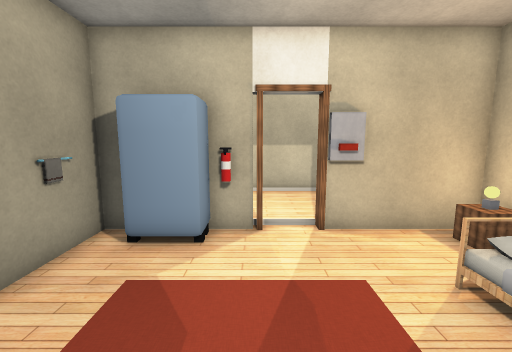
view 1 (above)

21 first-person views from a walk through a scene from a Unity 3-D project. The camera is 1.4 m above the floor, tilts 8° down and sees 90° across. The floor is counted in squares, 0.5 m on a side. Each view is taken from the middle of a square. On the plan, view 1 faces up. The plan holds only what a view shows up to about 19 squares ahead; the rest is blank. The player character is not drawn. Door leaves are left out, so doorways stand open. Some surface patterns are stand-ins.

view 2
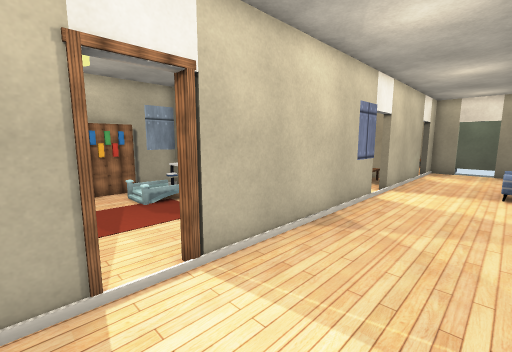

view 3
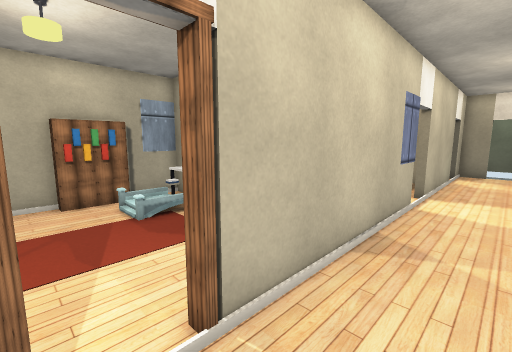

view 4
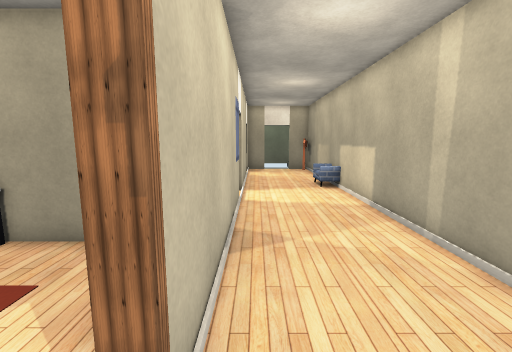

view 5
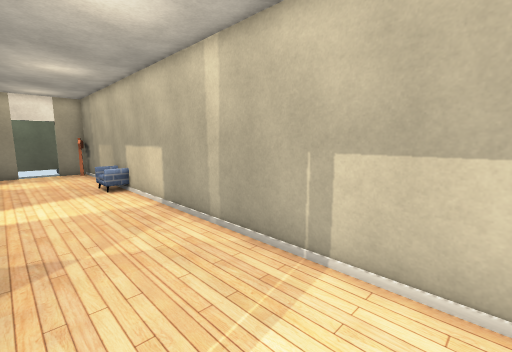

view 6
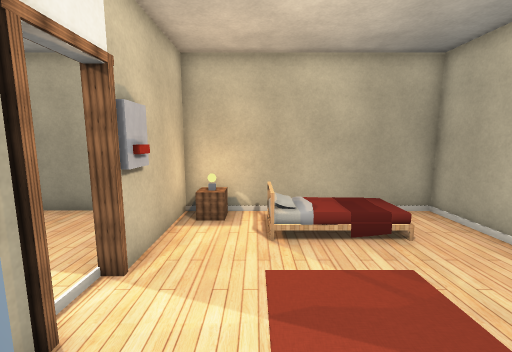

view 7
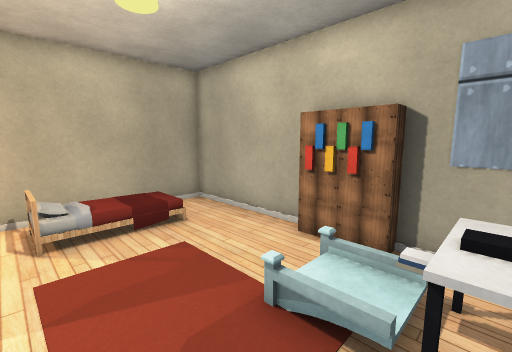

view 8
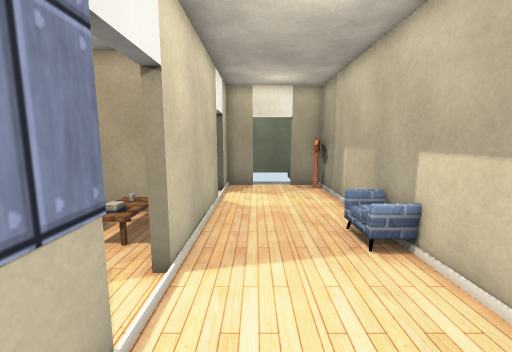

view 9
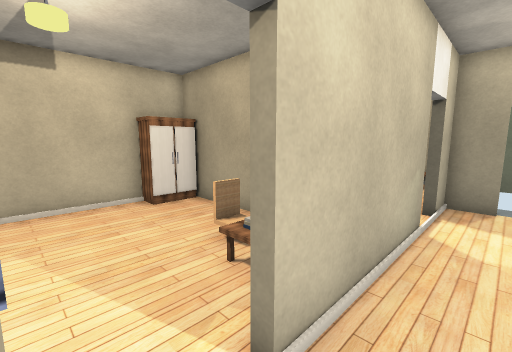

view 10
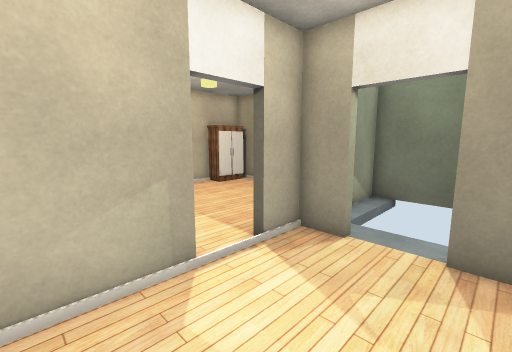

view 11
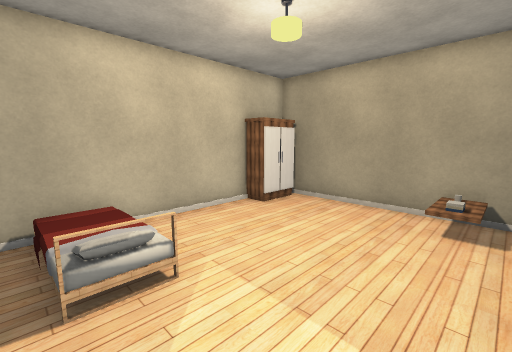

view 12
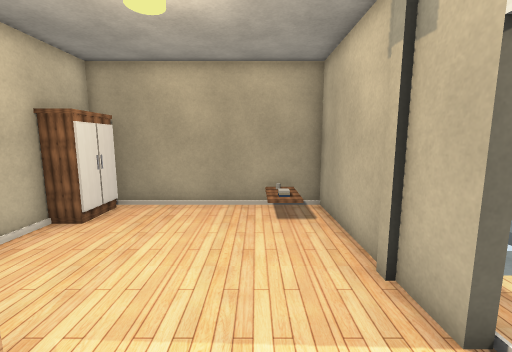

view 13
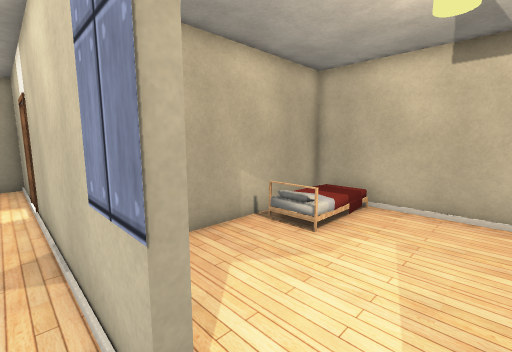

view 14
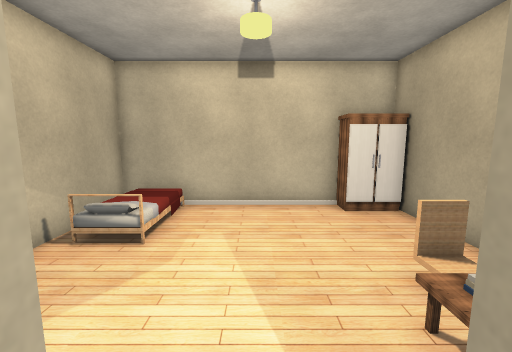

view 15
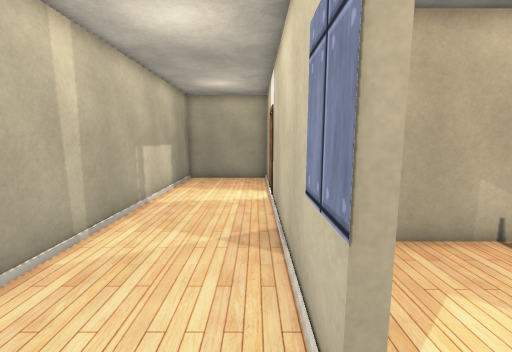

view 16
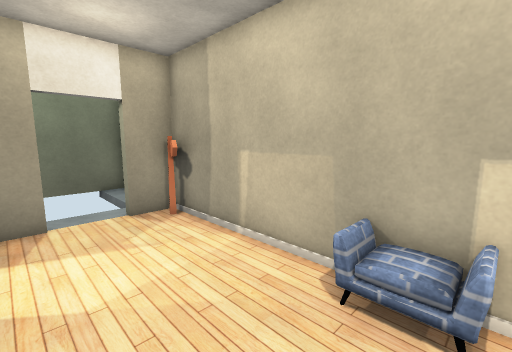

view 17
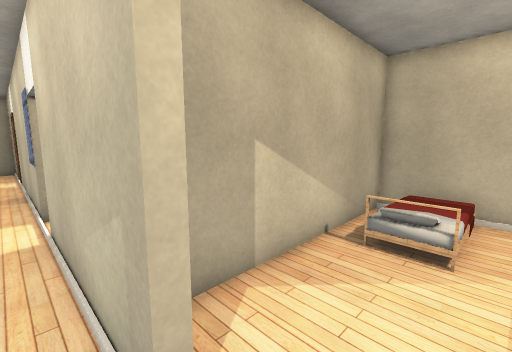

view 18
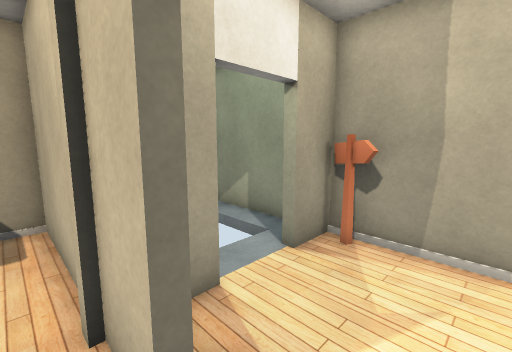

view 19
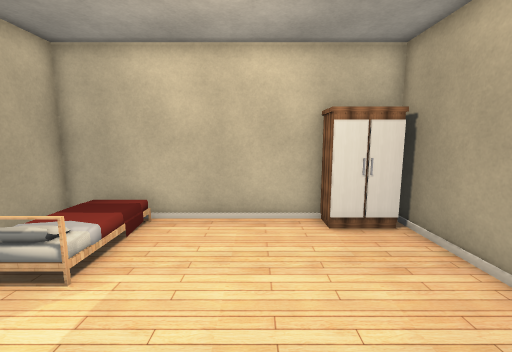

view 20
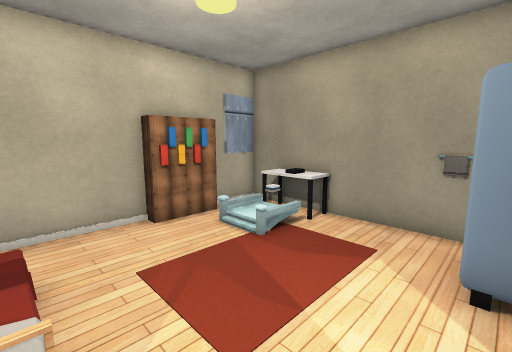

view 21
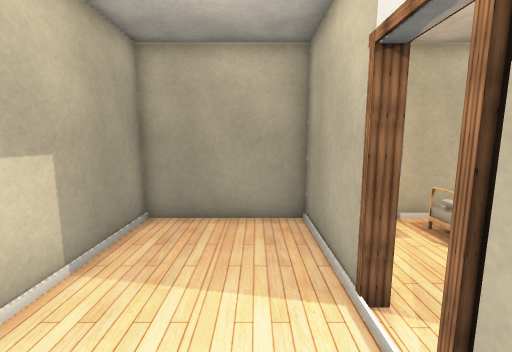

### Floor plan
Key: @ floor where view 1 was taken; # wall or solid block; . main floor; : floor 0.5 m higher than the main floor; - floor 2.75 m lower than the main floor; / step, stairs or slope; D open door; = window, fence, low wall or low ledge; v drop or lower ground; O other object.
Columns run from 29 left of view 1 to 7 right of it. Each row starts with its distance up from view 1.
 14   -####O########O####################
 13  #v#=/#OO.....OOO...................#
 12      //.............................#
 11      /..............................#
 10      //.............................#
  9  ###=##.............................#
  8 ########DDD######DDD##########DDO####
  7 #...........#.........  #OOOO......O#
  6 #OO.........#.OO........ ...........#
  5 #...........# O.........#..........O#
  4 #...........# ==........#........OO.#
  3 #...........#...........#........OO #
  2 #........OO.#......../:O#OO//....OO #
  1 #........O .#......../  ##=/.....O  #
  0 #........O .#......../  ###/O@..... #
 -1 #OOO.....O .#OO....../  #..OOOO.....#
 -2 #  ##################################

Positions as (right, up) in squares from view 1, and headings:
1: (0, 0), facing up
2: (3, 13), facing down-left
3: (2, 11), facing down-left
4: (2, 9), facing left
5: (2, 9), facing up-left
6: (-3, 5), facing right
7: (-4, 5), facing down-right
8: (-7, 10), facing left
9: (-10, 10), facing down-left
10: (-16, 13), facing down-left
11: (-18, 7), facing down-left
12: (-18, 5), facing left
13: (-12, 9), facing down-right
14: (-11, 9), facing down
15: (-12, 9), facing right
16: (-13, 9), facing up-left
17: (-21, 9), facing down-right
18: (-19, 7), facing up-left
19: (-24, 7), facing down
20: (4, 7), facing down-left
21: (-2, 10), facing right
